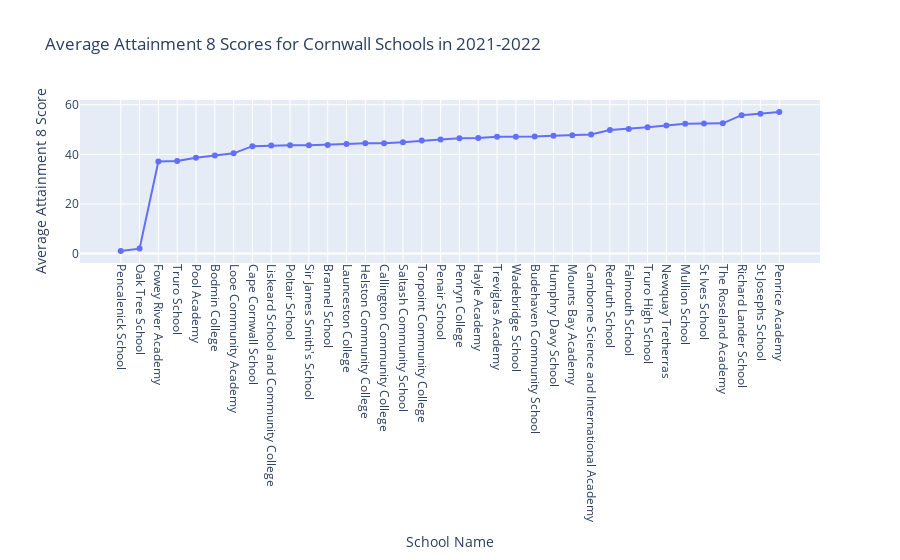

Source (notebook cell):
### Markdown cell above
Line Chart: Average Attainment 8 Scores for Cornwall Schools (2021-2022)

### Code cell
cornwall_filtered = (cornwall_df
    .query("Year == '2022' and ATT8SCR not in ['SUPP', 'NE']")
    .assign(ATT8SCR=lambda df: pd.to_numeric(df['ATT8SCR'], errors='coerce'))
    .groupby('SchName', as_index=False)
    .agg(average_ATT8SCR=('ATT8SCR', 'mean')))
cornwall_filtered = cornwall_filtered.sort_values('average_ATT8SCR')
cornwall_filtered['SchName'] = pd.Categorical(cornwall_filtered['SchName'], 
                                               categories=cornwall_filtered['SchName'], 
                                               ordered=True)
plt.figure(figsize=(12, 6))
sns.lineplot(data=cornwall_filtered, x='SchName', y='average_ATT8SCR', marker='o', color='#4caf50') 
plt.xlabel('School Name', fontsize=12)
plt.ylabel('Average Attainment 8 Score', fontsize=12)
plt.xticks(rotation=90, fontsize=8)
plt.tight_layout()
plt.show()

fig_cornwall = px.line(
    cornwall_filtered,
    x='SchName',
    y='average_ATT8SCR',
    title='Average Attainment 8 Scores for Cornwall Schools in 2021-2022',
    markers=True,
    labels={"SchName": "School Name", "average_ATT8SCR": "Average Attainment 8 Score"}
)

# Update layout for x-axis tick angle
fig_cornwall.update_layout(xaxis_title='School Name', yaxis_title='Average Attainment 8 Score', xaxis=dict(tickangle=90))
fig_cornwall.show()

### Figure 1 — Plotly figure (JSON) as saved in the notebook; plotly's stock layout.template omitted (floating-point values rounded to 4 significant figures)
{"data": [{"hovertemplate": "School Name=%{x}<br>Average Attainment 8 Score=%{y}<extra></extra>", "legendgroup": "", "line": {"color": "#636efa", "dash": "solid"}, "marker": {"symbol": "circle"}, "mode": "lines+markers", "name": "", "orientation": "v", "showlegend": false, "type": "scatter", "x": ["Pencalenick School", "Oak Tree School", "Fowey River Academy", "Truro School", "Pool Academy", "Bodmin College", "Looe Community Academy", "Cape Cornwall School", "Liskeard School and Community College", "Poltair School", "Sir James Smith's School", "Brannel School", "Launceston College", "Helston Community College", "Callington Community College", "Saltash Community School", "Torpoint Community College", "Penair School", "Penryn College", "Hayle Academy", "Treviglas Academy", "Wadebridge School", "Budehaven Community School", "Humphry Davy School", "Mounts Bay Academy", "Camborne Science and International Academy", "Redruth School", "Falmouth School", "Truro High School", "Newquay Tretherras", "Mullion School", "St Ives School", "The Roseland Academy", "Richard Lander School", "St Josephs School", "Penrice Academy"], "xaxis": "x", "y": [1, 2, 37.1, 37.3, 38.6, 39.5, 40.4, 43.3, 43.6, 43.7, 43.7, 43.8, 44.2, 44.5, 44.5, 44.9, 45.6, 46, 46.5, 46.6, 47.1, 47.1, 47.2, 47.5, 47.7, 48, 49.8, 50.2, 50.9, 51.6, 52.3, 52.4, 52.5, 55.8, 56.4, 57.1], "yaxis": "y"}], "layout": {"legend": {"tracegroupgap": 0}, "title": {"text": "Average Attainment 8 Scores for Cornwall Schools in 2021-2022"}, "xaxis": {"anchor": "y", "domain": [0, 1], "tickangle": 90, "title": {"text": "School Name"}}, "yaxis": {"anchor": "x", "domain": [0, 1], "title": {"text": "Average Attainment 8 Score"}}}}
